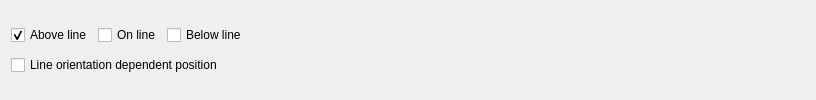
                   <widget class="QFrame" name="mLinePlacementFrame">
                    <property name="frameShape">
                     <enum>QFrame::NoFrame</enum>
                    </property>
                    <property name="frameShadow">
                     <enum>QFrame::Raised</enum>
                    </property>
                    <layout class="QGridLayout" name="gridLayout_2">
                     <item row="0" column="0">
                      <layout class="QHBoxLayout" name="horizontalLayout_6">
                       <item>
                        <layout class="QGridLayout" name="gridLayout_20">
                         <item row="0" column="3">
                          <widget class="QCheckBox" name="chkLineBelow">
                           <property name="text">
                            <string>Below line</string>
                           </property>
                          </widget>
                         </item>
                         <item row="0" column="2">
                          <widget class="QCheckBox" name="chkLineOn">
                           <property name="sizePolicy">
                            <sizepolicy hsizetype="Maximum" vsizetype="Fixed">
                             <horstretch>0</horstretch>
                             <verstretch>0</verstretch>
                            </sizepolicy>
                           </property>
                           <property name="text">
                            <string>On line</string>
                           </property>
                          </widget>
                         </item>
                         <item row="0" column="1">
                          <widget class="QCheckBox" name="chkLineAbove">
                           <property name="sizePolicy">
                            <sizepolicy hsizetype="Maximum" vsizetype="Fixed">
                             <horstretch>0</horstretch>
                             <verstretch>0</verstretch>
                            </sizepolicy>
                           </property>
                           <property name="text">
                            <string>Above line</string>
                           </property>
                           <property name="checked">
                            <bool>true</bool>
                           </property>
                          </widget>
                         </item>
                         <item row="1" column="1" colspan="3">
                          <widget class="QCheckBox" name="chkLineOrientationDependent">
                           <property name="text">
                            <string>Line orientation dependent position</string>
                           </property>
                          </widget>
                         </item>
                        </layout>
                       </item>
                       <item>
                        <spacer name="horizontalSpacer_2">
                         <property name="orientation">
                          <enum>Qt::Horizontal</enum>
                         </property>
                         <property name="sizeHint" stdset="0">
                          <size>
                           <width>558</width>
                           <height>58</height>
                          </size>
                         </property>
                        </spacer>
                       </item>
                      </layout>
                     </item>
                    </layout>
                   </widget>
